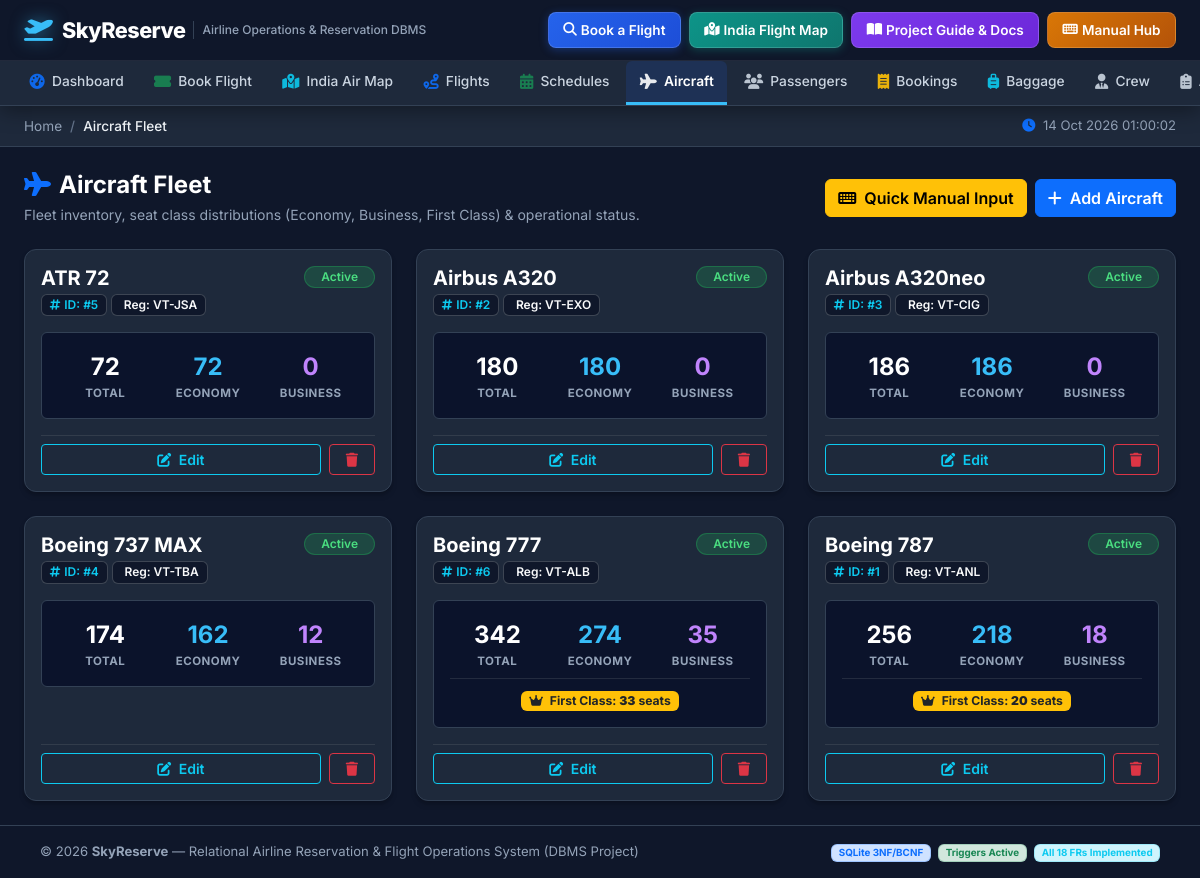
Screenshot of /aircraft with the database file from the repository.
### tables this page shows
CREATE TABLE Aircraft (
    Aircraft_ID INTEGER PRIMARY KEY AUTOINCREMENT,
    Registration_No TEXT UNIQUE NOT NULL,
    Model TEXT NOT NULL,
    Total_Capacity INTEGER NOT NULL CHECK (Total_Capacity > 0),
    Economy_Seats INTEGER NOT NULL DEFAULT 0,
    Business_Seats INTEGER NOT NULL DEFAULT 0,
    First_Class_Seats INTEGER NOT NULL DEFAULT 0,
    Status TEXT DEFAULT 'Active' CHECK (Status IN ('Active','Maintenance','Retired'))
);

### app.py (the view)
@app.route("/aircraft")
def aircraft_list():
    db = get_db()
    rows = db.execute("SELECT * FROM Aircraft ORDER BY Model").fetchall()
    db.close()
    return render_template("aircraft.html", aircraft=rows)

### app.py (called while the page is built)
@app.before_request
def ensure_db():
    global _db_initialized
    if not _db_initialized:
        db_path = os.path.join(os.path.dirname(__file__), "airline.db")
        if not os.path.exists(db_path):
            init_db()
        _db_initialized = True

### database.py (called while the page is built)
def get_db():
    conn = sqlite3.connect(DB_PATH)
    conn.row_factory = sqlite3.Row
    conn.execute("PRAGMA foreign_keys = ON")
    return conn

### templates/aircraft.html (shortened to what this page needs)
{% extends "base.html" %}
{% block breadcrumb %}<li class="breadcrumb-item active">Aircraft Fleet</li>{% endblock %}
{% block content %}
<div class="d-flex justify-content-between align-items-center mb-4 flex-wrap gap-2">
  <div>
    <h4 class="fw-bold mb-1 text-white"><i class="fas fa-plane me-2 text-primary"></i>Aircraft Fleet</h4>
    <p class="text-muted small mb-0">Fleet inventory, seat class distributions (Economy, Business, First Class) &amp; operational status.</p>
  </div>
  <div class="d-flex gap-2">
    <button type="button" class="btn btn-warning fw-semibold" data-bs-toggle="modal" data-bs-target="#quickAircraftModal">
      <i class="fas fa-keyboard me-1"></i> Quick Manual Input
    </button>
    <a href="{{ url_for('aircraft_add') }}" class="btn btn-primary fw-semibold"><i class="fas fa-plus me-1"></i> Add Aircraft</a>
  </div>
</div>
<div class="row g-4">
  {% for a in aircraft %}
  <div class="col-lg-4 col-md-6">
    <div class="stat-card p-3 h-100 d-flex flex-column justify-content-between" style="background:#1e293b; border: 1px solid #334155; border-radius: 12px;">
      <div>
        <div class="d-flex justify-content-between align-items-start mb-3">
          <div>
            <h5 class="fw-bold mb-1 text-white">{{ a.Model }}</h5>
            <div class="d-flex align-items-center gap-1 mt-1 flex-wrap">
              <span class="badge border border-secondary border-opacity-50 text-info fw-semibold" style="background:#0f172a; font-size:0.75rem;">
                <i class="fas fa-hashtag me-1"></i>ID: #{{ a.Aircraft_ID }}
              </span>
              <span class="badge border border-secondary border-opacity-50 text-light fw-semibold" style="background:#0f172a; font-size:0.75rem;">
                Reg: {{ a.Registration_No }}
              </span>
            </div>
          </div>
          {% set st = a.Status|lower %}
          <span class="badge badge-{{ st }} rounded-pill px-3 py-1 fw-semibold">{{ a.Status }}</span>
        </div>
        <div class="p-3 rounded mb-3" style="background:#0b132b; border: 1px solid #334155;">
          <div class="row text-center g-2">
            <div class="col-4">
              <div class="fs-4 fw-bold text-white">{{ a.Total_Capacity }}</div>
              <div class="text-uppercase fw-bold" style="color: #94a3b8; font-size: 0.72rem; letter-spacing: 0.5px;">TOTAL</div>
            </div>
            <div class="col-4">
              <div class="fs-4 fw-bold" style="color: #38bdf8;">{{ a.Economy_Seats }}</div>
              <div class="text-uppercase fw-bold" style="color: #94a3b8; font-size: 0.72rem; letter-spacing: 0.5px;">ECONOMY</div>
            </div>
            <div class="col-4">
              <div class="fs-4 fw-bold" style="color: #c084fc;">{{ a.Business_Seats }}</div>
              <div class="text-uppercase fw-bold" style="color: #94a3b8; font-size: 0.72rem; letter-spacing: 0.5px;">BUSINESS</div>
            </div>
          </div>
          {% if a.First_Class_Seats > 0 %}
          <div class="text-center mt-2 pt-2 border-top border-secondary border-opacity-25">
            <span class="badge bg-warning text-dark fw-bold px-2 py-1" style="font-size:0.76rem;">
              <i class="fas fa-crown me-1"></i> First Class: <strong>{{ a.First_Class_Seats }}</strong> seats
            </span>
          </div>
          {% endif %}
        </div>
      </div>
      <div class="d-flex gap-2 pt-2 border-top border-secondary border-opacity-25">
        <a href="{{ url_for('aircraft_edit', aid=a.Aircraft_ID) }}" class="btn btn-sm btn-outline-info flex-fill fw-semibold">
          <i class="fas fa-edit me-1"></i> Edit
        </a>
        <form method="POST" action="{{ url_for('aircraft_delete', aid=a.Aircraft_ID) }}" class="d-inline" onsubmit="return confirmAction('Delete aircraft {{ a.Registration_No }}?')">
          <button class="btn btn-sm btn-outline-danger px-3"><i class="fas fa-trash"></i></button>
        </form>
      </div>
    </div>
  </div>
  {% else %}
  <div class="col-12 text-center text-muted py-5">
    <i class="fas fa-plane-slash fa-3x mb-3 text-secondary"></i>
    <p class="fs-5 text-light">No aircraft registered in fleet.</p>
  </div>
  {% endfor %}
</div>
{% endblock %}

### templates/base.html (shortened to what this page needs)
<!DOCTYPE html>
<html lang="en">
<head>
  <link href="https://cdn.jsdelivr.net/npm/bootstrap@5.3.3/dist/css/bootstrap.min.css" rel="stylesheet">
  <link href="https://cdnjs.cloudflare.com/ajax/libs/font-awesome/6.5.1/css/all.min.css" rel="stylesheet">
</head>
<body>
  <header class="top-navbar-wrapper">
    <div class="top-header">
      <div class="d-flex align-items-center">
        <a class="brand-logo" href="{{ url_for('dashboard') }}">
          <i class="fas fa-plane-departure"></i>
          <span>SkyReserve</span>
        </a>
        <span class="brand-subtitle d-none d-md-inline">Airline Operations &amp; Reservation DBMS</span>
      </div>
      <div class="header-quick-actions">
        <a href="{{ url_for('book_flight') }}" class="btn-action-book">
          <i class="fas fa-search me-1"></i> Book a Flight
        </a>
        <a href="{{ url_for('flight_map') }}" class="btn-action-map">
          <i class="fas fa-map-marked-alt me-1"></i> India Flight Map
        </a>
        <a href="{{ url_for('project_guide') }}" class="btn-action-docs">
          <i class="fas fa-book-open me-1"></i> Project Guide &amp; Docs
        </a>
        <a href="{{ url_for('manual_entry') }}" class="btn-action-manual">
          <i class="fas fa-keyboard me-1"></i> Manual Hub
        </a>
      </div>
    </div>
    <nav class="nav-bar-container">
      <ul class="top-nav">
        <li class="nav-item">
          <a class="nav-link {% if request.endpoint == 'dashboard' %}active{% endif %}" href="{{ url_for('dashboard') }}">
            <i class="fas fa-tachometer-alt text-primary"></i> Dashboard
          </a>
        </li>
        <li class="nav-item">
          <a class="nav-link {% if request.endpoint == 'book_flight' %}active{% endif %}" href="{{ url_for('book_flight') }}">
            <i class="fas fa-ticket-alt text-success"></i> Book Flight
          </a>
        </li>
        <li class="nav-item">
          <a class="nav-link {% if request.endpoint == 'flight_map' %}active{% endif %}" href="{{ url_for('flight_map') }}">
            <i class="fas fa-map-marked-alt text-info"></i> India Air Map
          </a>
        </li>
        <li class="nav-item">
          <a class="nav-link {% if 'flight' in request.endpoint and 'schedule' not in request.endpoint and request.endpoint not in ['book_flight', 'flight_map'] %}active{% endif %}" href="{{ url_for('flights') }}">
            <i class="fas fa-route text-primary"></i> Flights
          </a>
        </li>
        <li class="nav-item">
          <a class="nav-link {% if 'schedule' in request.endpoint %}active{% endif %}" href="{{ url_for('schedules') }}">
            <i class="fas fa-calendar-alt text-success"></i> Schedules
          </a>
        </li>
        <li class="nav-item">
          <a class="nav-link {% if 'aircraft' in request.endpoint %}active{% endif %}" href="{{ url_for('aircraft_list') }}">
            <i class="fas fa-plane text-pink"></i> Aircraft
          </a>
        </li>
        <li class="nav-item">
          <a class="nav-link {% if 'passenger' in request.endpoint %}active{% endif %}" href="{{ url_for('passengers') }}">
            <i class="fas fa-users text-purple"></i> Passengers
          </a>
        </li>
        <li class="nav-item">
          <a class="nav-link {% if 'booking' in request.endpoint and 'baggage' not in request.endpoint and request.endpoint != 'book_flight' %}active{% endif %}" href="{{ url_for('bookings') }}">
            <i class="fas fa-receipt text-warning"></i> Bookings
          </a>
        </li>
        <li class="nav-item">
          <a class="nav-link {% if 'baggage' in request.endpoint %}active{% endif %}" href="{{ url_for('baggage_list') }}">
            <i class="fas fa-suitcase-rolling text-info"></i> Baggage
          </a>
        </li>
        <li class="nav-item">
          <a class="nav-link {% if request.endpoint in ['crew_list','crew_add','crew_edit','crew_detail'] %}active{% endif %}" href="{{ url_for('crew_list') }}">
            <i class="fas fa-user-tie text-teal"></i> Crew
          </a>
        </li>
        <li class="nav-item">
          <a class="nav-link {% if 'assignment' in request.endpoint %}active{% endif %}" href="{{ url_for('assignments') }}">
            <i class="fas fa-clipboard-list text-orange"></i> Assignments
          </a>
        </li>
      </ul>
    </nav>
  </header>
  <div class="main-wrapper">
    <div class="sub-bar">
      <nav aria-label="breadcrumb">
        <ol class="breadcrumb mb-0">
          <li class="breadcrumb-item"><a href="{{ url_for('dashboard') }}">Home</a></li>
          {% block breadcrumb %}{% endblock %}
        </ol>
      </nav>
      <div class="text-muted" style="font-size:0.82rem">
        <i class="fas fa-clock me-1 text-primary"></i> <span id="sys-live-time">Live System</span>
      </div>
    </div>
    <div class="content-area">
      {% block content %}{% endblock %}
    </div>
    <footer>
      <div class="d-flex justify-content-between align-items-center flex-wrap gap-2 px-3">
        <div>&copy; 2026 <strong>SkyReserve</strong> — Relational Airline Reservation &amp; Flight Operations System (DBMS Project)</div>
        <div>
          <span class="badge bg-primary-subtle text-primary border border-primary border-opacity-25 me-1">SQLite 3NF/BCNF</span>
          <span class="badge bg-success-subtle text-success border border-success border-opacity-25 me-1">Triggers Active</span>
          <span class="badge bg-info-subtle text-info border border-info border-opacity-25">All 18 FRs Implemented</span>
        </div>
      </div>
    </footer>
  </div>
</body>
</html>

### rows the page displays
Aircraft: Model "ATR 72", Aircraft_ID "5", Registration_No "VT-JSA", Status "Active", Total_Capacity "72", Economy_Seats "72", Business_Seats "0"
Aircraft: Model "Airbus A320", Aircraft_ID "2", Registration_No "VT-EXO", Status "Active", Total_Capacity "180", Economy_Seats "180", Business_Seats "0"
Aircraft: Model "Airbus A320neo", Aircraft_ID "3", Registration_No "VT-CIG", Status "Active", Total_Capacity "186", Economy_Seats "186", Business_Seats "0"
Aircraft: Model "Boeing 737 MAX", Aircraft_ID "4", Registration_No "VT-TBA", Status "Active", Total_Capacity "174", Economy_Seats "162", Business_Seats "12"
Aircraft: Model "Boeing 777", Aircraft_ID "6", Registration_No "VT-ALB", Status "Active", Total_Capacity "342", Economy_Seats "274", Business_Seats "35", First_Class_Seats "33"
Aircraft: Model "Boeing 787", Aircraft_ID "1", Registration_No "VT-ANL", Status "Active", Total_Capacity "256", Economy_Seats "218", Business_Seats "18", First_Class_Seats "20"
